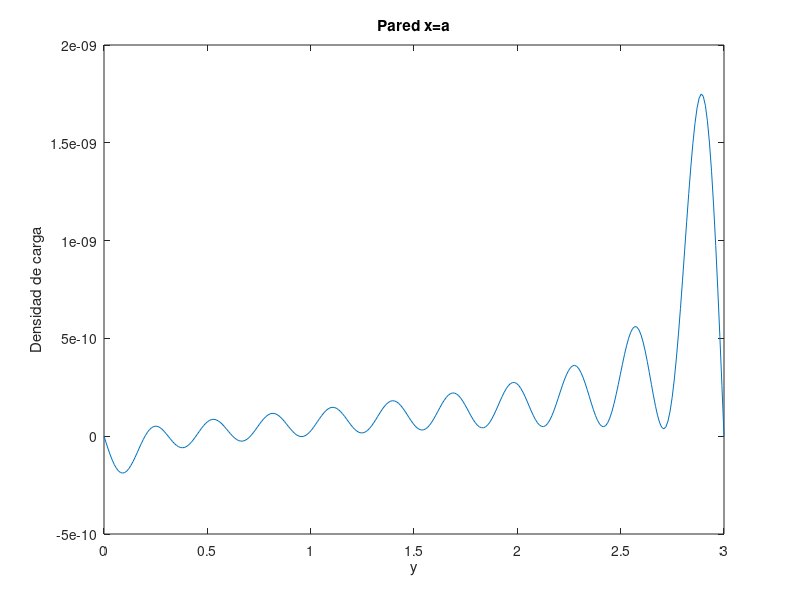

The MATLAB script that drew this image:
a=2;
b=3;
i=20;

y=linspace(0,3,300);
e=8.85.*10.^(-12);
sigmatotal=0;

for n = 1:i
  integral = cos(n.*pi).*((2.*b.^3+5)./(n.*pi)+12.*b.^3./(n.*pi).^3)+5./(n.*pi);
  An = 2./(b.*exp(n.*pi.*a  ./b)).*integral;
  sigma = -e.*pi./b.*n.*An.*exp(n.*pi.*a./b).*sin(n.*pi.*y./b);
  sigmatotal= sigmatotal+sigma;
endfor
plot(y,sigmatotal)
title("Pared x=a")
xlabel("y")
ylabel("Densidad de carga")